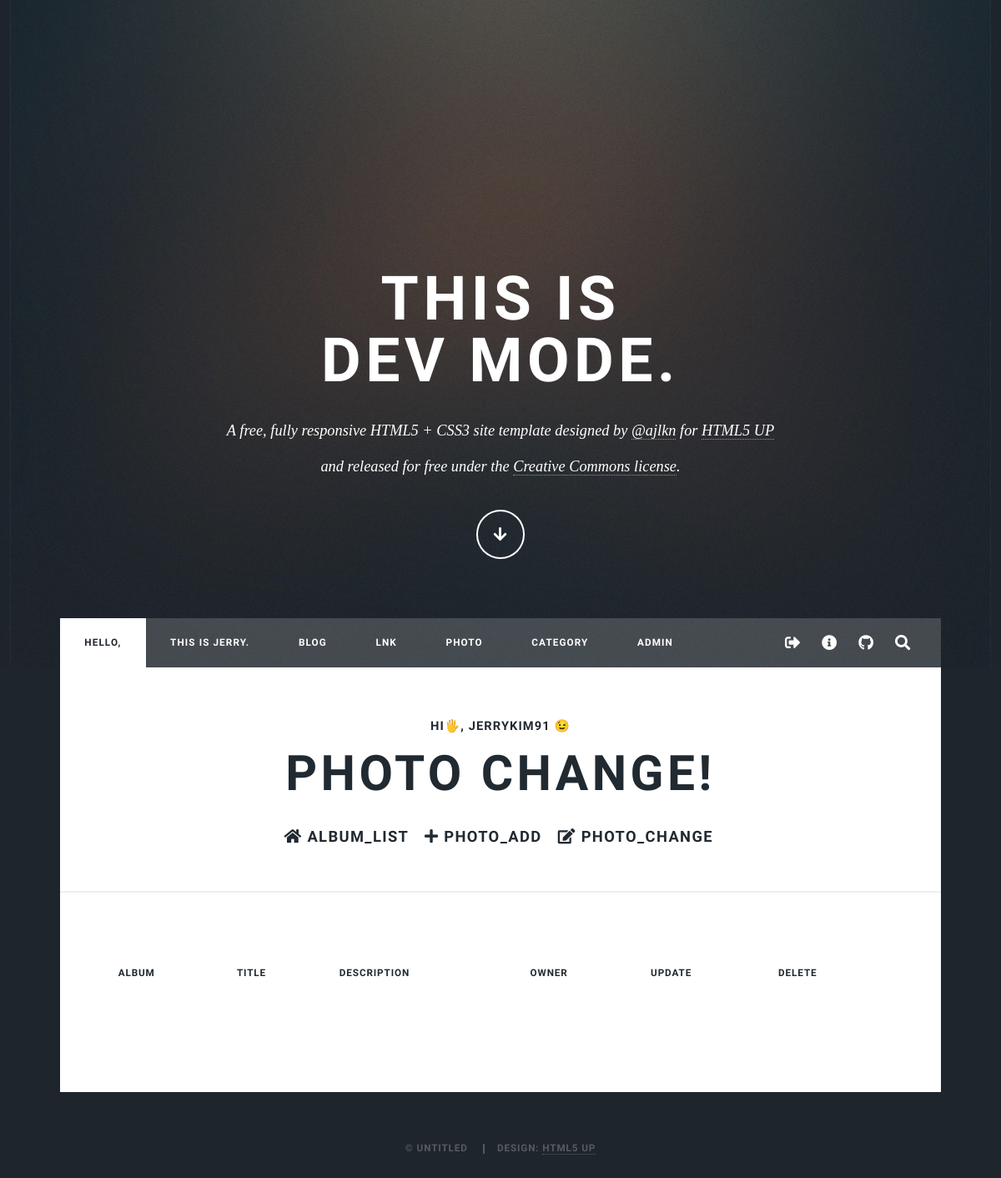
The page /photo/change/ (signed in) on the database as committed earlier.
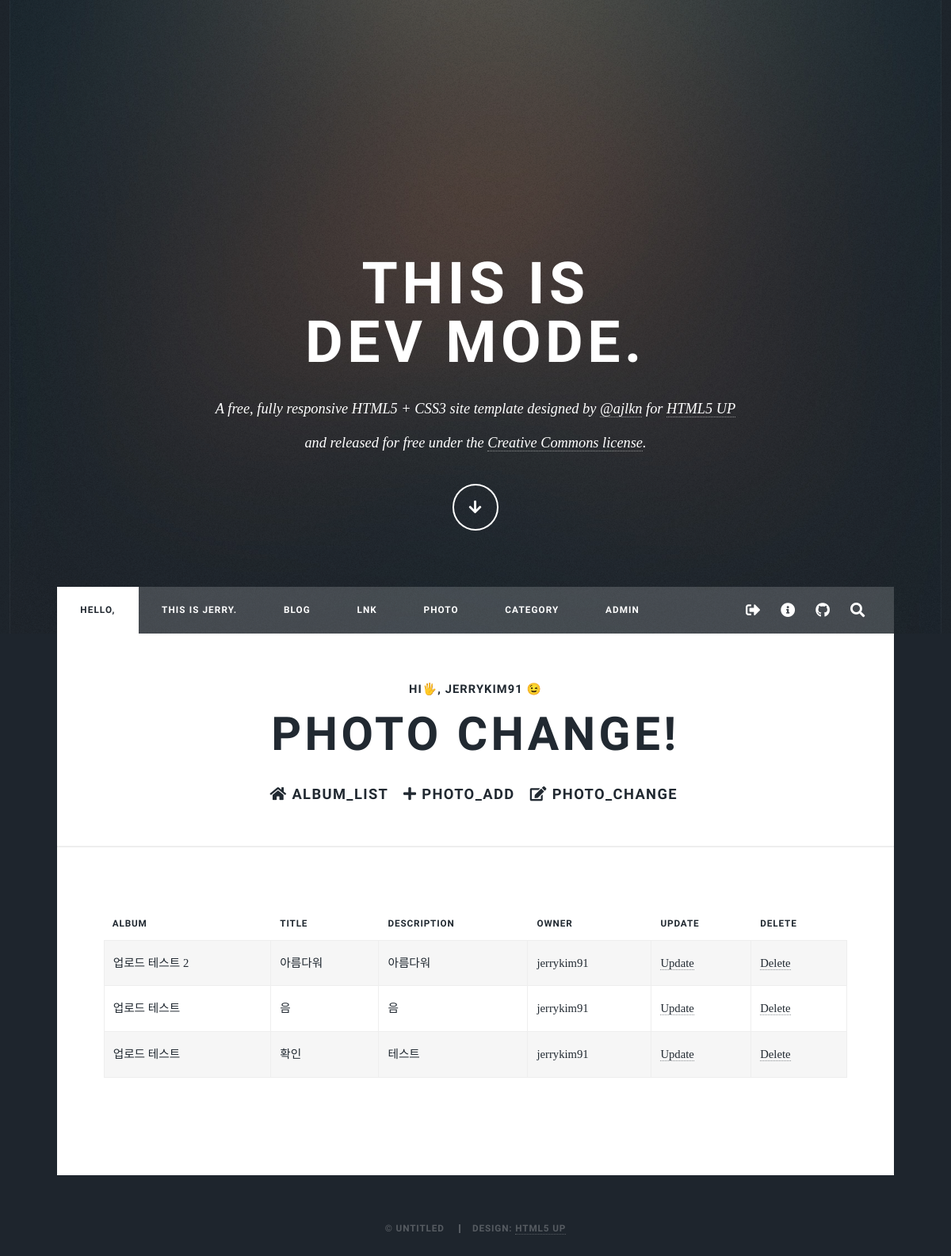
The same page on the database as committed later.
### photo/models.py (models this page shows, shortened)
class Photo(models.Model):
    album       = models.ForeignKey(Album, on_delete=models.CASCADE)
    title       = models.CharField('TITLE', max_length=30)
    description = models.TextField('Photo Description', blank=True)
    image       = ThumbnailImageField(upload_to='photo/%y/%m')
    upload_dt   = models.DateTimeField('Upload Date', auto_now_add=True)
    owner       = models.ForeignKey('auth.User', on_delete=models.CASCADE, verbose_name='OWNER',blank=True, null=True)
    class Meta:
        ordering = ('title',)

class Album(models.Model):
    name        = models.CharField(max_length=50)
    description = models.CharField('One Line Description', max_length=100, blank=True)  # 설명
    owner       = models.ForeignKey('auth.User', on_delete=models.CASCADE, verbose_name='OWNER',blank=True, null=True)
    class Meta:
        ordering = ('name',)
    def __str__(self):
        return self.name

### photo/views.py (the view)
# urls.py: path('change/', views.PhotoChLV.as_view(), name='photo_change'),
class PhotoChLV(LoginRequiredMixin, ListView):
    model = Photo
    template_name = "photo/photo_change_list.html"
    def get_queryset(self):
        return Photo.objects.filter(owner=self.request.user)

### templates/photo/photo_change_list.html (shortened to what this page needs)
{% extends 'blog/base.html'%}
{% load widget_tweaks %}
{% load static %}
{% block content %}
<div id="main">
    <header class="major">
        <h4>hi🖐️, {{ user }} 😉</h4>
        <h1>photo Change!</h1>
        <ul class='nav justify-content-center'  >
            <li class="nav-item"><h3><a href="{% url 'photo:album_list' %}"><i class="fa fa-home"></i>&nbsp;album_list &nbsp;</a></h3></li>
            <li class="nav-item"><h3><a href="{% url 'photo:photo_add' %}"><i class="fa fa-plus"></i>&nbsp;photo_add &nbsp;</a></h3></li>
            <li class="nav-item"><h3><a href="{% url 'photo:photo_change' %}"><i class="fas fa-edit"></i></i>&nbsp;photo_change &nbsp;</a></h3></li>
        </ul>
    </header>
    <section class="post">
        <div class="table-wrapper">
            <table class="alt">
                <thead>
                    <tr>
                        <th>ALBUM</th>
                        <th>TITLE</th>
                        <th>DESCRIPTION</th>
                        <th>OWNER</th>
                        <th>UPDATE</th>
                        <th>DELETE</th>
                    </tr>
                </thead>
                <tbody>
                    {% for item in object_list %}
                    <tr>
                        <td>{{ item.album }}</td>
                        <td>{{ item.title }}</td>
                        <td>{{ item.description }}</td>
                        <td>{{ item.owner }}</td>
                        <td><a href="{% url 'photo:photo_update' item.id %}">Update</a></td>
                        <td><a href="{% url 'photo:photo_delete' item.id %}">Delete</a></td>
                    </tr>
                    {% endfor %}
                </tbody>
            </table>
        </div>
        <br />
    </section>
</div>
{% endblock %}

### templates/blog/base.html (shortened to what this page needs)
<!DOCTYPE HTML>
<html lang="en">
{% load static %}
<head>
    {% block extra-style %}
    <link rel="stylesheet" href="https://stackpath.bootstrapcdn.com/bootstrap/4.1.3/css/bootstrap.min.css">
    <link rel="stylesheet" href="{% static 'assets/css/main.css' %}" />
    <link rel="stylesheet" href="{% static 'assets/css/test.css' %}" />
    {% endblock %}
</head>
<body class="is-preload">
    <div id="wrapper" class="fade-in">
        <div id="intro">
            {% if user.is_authenticated %}
                {% if user.get_username == 'jerrykim91' %}
                    <h1>This is<br />
                        DEV Mode.</h1>
                    <p>A free, fully responsive HTML5 + CSS3 site template designed by <a
                            href="https://twitter.com/ajlkn">@ajlkn</a> for <a href="https://html5up.net">HTML5 UP</a><br />
                        and released for free under the <a href="https://html5up.net/license">Creative Commons license</a>.</p>
                    <ul class="actions">
                        <li><a href="#header" class="button icon solid solo fa-arrow-down scrolly">Continue</a></li>
                    </ul>
                </div>
                {% endif %}
        {% endif %}
        {% if  user.is_active %}
            <header id="header">
            </header>
        {% else %}
            <header id="header">
                <a href="{% url 'home' %}" class="logo"><i class="fas fa-home"></i></a>
            </header>
        {% endif %}
        <nav id="nav">
            {% if not user.is_active %}
            <ul class="links">
                <li class="active"><a href="{% url 'home' %}">HELLO,</a></li>
                <li><a href="{% url 'blog:post_about' %}">This is JERRY.</a></li>
                <li><a href="{% url 'blog:post_list' %}">BLOG</a></li>
            </ul>
            <ul class="icons">
                <li><a href="{% url 'login' %}" class="icon solid fa fa-user"><span class="label">Login</span></a></li>
                <li><a href="{% url 'register' %}" class="icon solid fas fa-user-plus"><span class="label">Register</span></a></li>
                <li><a href="https://github.com/jerrykim91" class="icon brands fa-github"  target="_blank"><span class="label">GitHub</span></a></li>
                <li><a href="{% url 'blog:search' %}" class=" icon solid fa-search"><span class="label">Search</span></a></li>
            </ul>
            {% else %}
            <ul class="links">
                <li class="active"><a href="{% url 'home' %}">HELLO,</a></li>
                <li><a href="{% url 'blog:post_about' %}">This is JERRY.</a></li>
                <li><a href="{% url 'blog:post_list' %}">BLOG</a></li>
                <li><a href="{% url 'linkList:index' %}">lnk</a></li>
                <li><a href="{% url 'photo:index' %}">Photo</a></li>
                <li><a href="{% url 'blog:category' %}" >category</a></li>
                {% if user.is_authenticated %}
                    {% if user.get_username == 'jerrykim91' %}
                        <li><a href="{% url 'admin:index' %}">Admin</a></li>
                    {% endif %}
                {% endif %}
            </ul>
            <ul class="icons">
                <li><a href="{% url 'logout' %}" class="icon solid fas fa-sign-out-alt" title="Logout"><span class="label">Logout</span></a></li>
                <li><a href="{% url 'password_change' %}" class="icon solid fas fa-info-circle" title="Change Password"><span class="label">Change Password</span></a></li>
                <li><a href="https://github.com/jerrykim91" class="icon brands fa-github"  target="_blank"><span class="label">GitHub</span></a></li>
                <li><a href="{% url 'blog:search' %}" class=" icon solid fa-search"><span class="label">Search</span></a></li>
            </ul>
            {% endif %}
        </nav>
        {% block content %}
        {% endblock %}
        {% block footer%}
        <div id="copyright">
            <ul>
                <li>&copy; Untitled</li>
                <li>Design: <a href="https://html5up.net">HTML5 UP</a></li>
            </ul>
        </div>
        {% endblock %}
    </div>
</body>
</html>

Rows that differ between the two databases and show on the page:
added Photo: album "업로드 테스트 2", title "아름다워", description "아름다워", owner "jerrykim91"
added Photo: album "업로드 테스트", title "음", description "음", owner "jerrykim91"
added Photo: album "업로드 테스트", title "확인", description "테스트", owner "jerrykim91"
